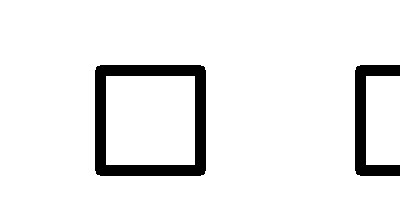
#> input picture Examen1/m2_mitad1.png, 400 x 200 px, found by its file name
$ python Examen1Mision2.py
#> lines starting #> are read from the running program, lines starting #| are printed output that depends on the picture; after the words box and inside, x2 and y2 are one past the last pixel; in counts of white or black regions, pixels touching at a corner belong together
import cv2
import numpy as np

m1 = cv2.imread('C:\\Users\\adria\\Desktop\\entorno\\TareasGrafi\Examen1\\m2_mitad1.png')
#> m1 is the input picture: shape (200, 400, 3); 92.1% white; 2 black regions, box (x1, y1, x2, y2) and area: (95, 65, 206, 176) 4360, (355, 65, 400, 176) 1949
m2 = cv2.imread('C:\\Users\\adria\\Desktop\\entorno\\TareasGrafi\\Examen1\\m2_mitad2.png')
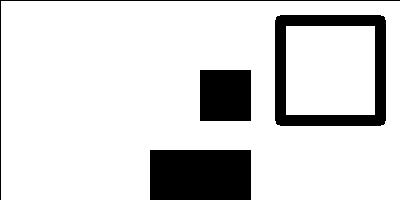
#> input picture Examen1/m2_mitad2.png, 400 x 200 px, found by its file name
#> m2 is the input picture: shape (200, 400, 3); 84.2% white; 4 black regions, box (x1, y1, x2, y2) and area: (150, 150, 251, 200) 5050, (275, 15, 386, 126) 4360, (200, 70, 251, 121) 2601, (0, 0, 400, 200) 599


output = np.zeros((400, 400, 3), dtype=np.uint8)

# Transformamos lo de arriba
t_sup = np.float32([[1, 0, -80], [0, 1, 0]])
upper_part = cv2.warpAffine(m1, t_sup, (400, 400))
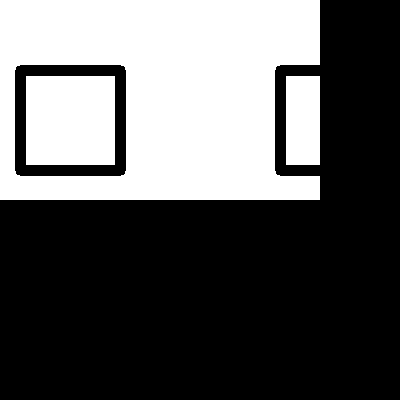
#> upper_part: shape (400, 400, 3); 36.1% white; 3 white regions, box (x1, y1, x2, y2) and area: (0, 0, 320, 200) 46744, (26, 76, 115, 165) 7921, (286, 76, 320, 165) 3026

# rotamos y ubicamos bien para qeu funcione
h, w = m2.shape[:2]
#> h = 200; w = 400
r_mat = cv2.getRotationMatrix2D((w // 2, h // 2), 180, 1.0)
m2_rotated = cv2.warpAffine(m2, r_mat, (w, h))
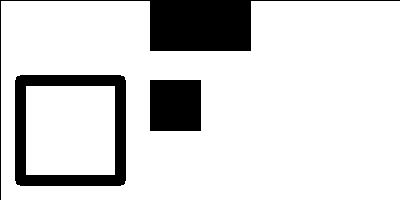
#> m2_rotated: shape (200, 400, 3); 84.2% white; 3 black regions, box (x1, y1, x2, y2) and area: (0, 0, 400, 200) 5649, (15, 75, 126, 186) 4360, (150, 80, 201, 131) 2601

#posicionamos en la parte de abajo
t_inf = np.float32([[1, 0, 80], [0, 1, 200]])
lower_part = cv2.warpAffine(m2_rotated, t_inf, (400, 400))
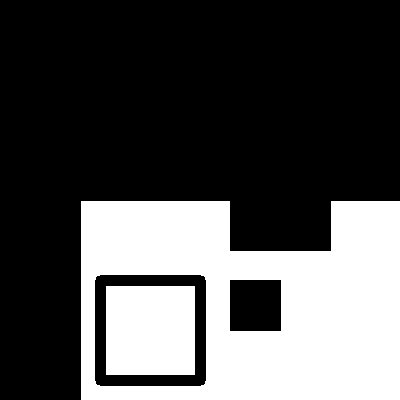
#> lower_part: shape (400, 400, 3); 32.2% white; 2 white regions, box (x1, y1, x2, y2) and area: (81, 201, 400, 400) 43549, (106, 286, 195, 375) 7921

# juntamso todoo
final_qr = cv2.add(upper_part, lower_part)
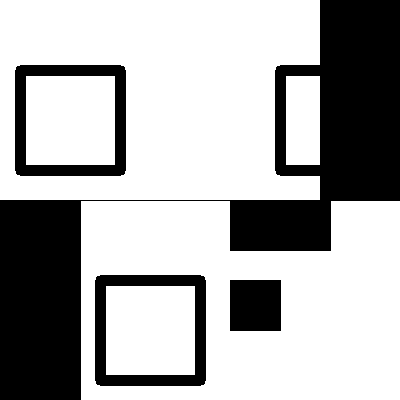
#> final_qr: shape (400, 400, 3); 68.2% white; 4 black regions, box (x1, y1, x2, y2) and area: (0, 0, 400, 400) 39518, (15, 65, 126, 176) 4360, (95, 275, 206, 386) 4360, (230, 280, 281, 331) 2601

#ya todo junto
cv2.imshow("QR Final", final_qr)
cv2.waitKey(0)
cv2.destroyAllWindows()
